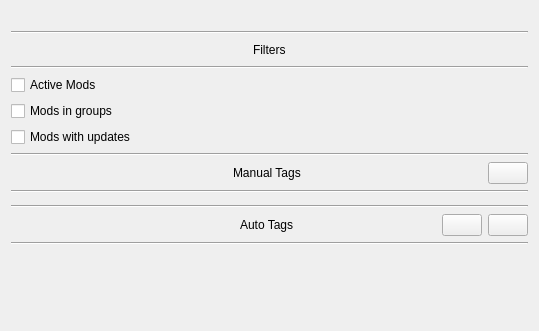
               <widget class="QWidget" name="mod_filter_widget">
                <property name="geometry">
                 <rect>
                  <x>0</x>
                  <y>0</y>
                  <width>539</width>
                  <height>331</height>
                 </rect>
                </property>
                <layout class="QVBoxLayout" name="verticalLayout_6">
                 <item>
                  <widget class="QLabel" name="mod_list_row_count_label">
                   <property name="text">
                    <string/>
                   </property>
                  </widget>
                 </item>
                 <item>
                  <widget class="Line" name="line_9">
                   <property name="orientation">
                    <enum>Qt::Orientation::Horizontal</enum>
                   </property>
                  </widget>
                 </item>
                 <item>
                  <layout class="QHBoxLayout" name="horizontalLayout_14">
                   <item>
                    <spacer name="horizontalSpacer_23">
                     <property name="orientation">
                      <enum>Qt::Orientation::Horizontal</enum>
                     </property>
                     <property name="sizeHint" stdset="0">
                      <size>
                       <width>40</width>
                       <height>20</height>
                      </size>
                     </property>
                    </spacer>
                   </item>
                   <item>
                    <widget class="QLabel" name="label_16">
                     <property name="font">
                      <font>
                       <bold>false</bold>
                      </font>
                     </property>
                     <property name="text">
                      <string>Filters</string>
                     </property>
                    </widget>
                   </item>
                   <item>
                    <spacer name="horizontalSpacer_24">
                     <property name="orientation">
                      <enum>Qt::Orientation::Horizontal</enum>
                     </property>
                     <property name="sizeHint" stdset="0">
                      <size>
                       <width>40</width>
                       <height>20</height>
                      </size>
                     </property>
                    </spacer>
                   </item>
                  </layout>
                 </item>
                 <item>
                  <widget class="Line" name="line_14">
                   <property name="orientation">
                    <enum>Qt::Orientation::Horizontal</enum>
                   </property>
                  </widget>
                 </item>
                 <item>
                  <widget class="QCheckBox" name="filter_active_mods_cb">
                   <property name="toolTip">
                    <string>Filter for mods with deployers</string>
                   </property>
                   <property name="text">
                    <string>Active Mods</string>
                   </property>
                   <property name="tristate">
                    <bool>true</bool>
                   </property>
                  </widget>
                 </item>
                 <item>
                  <widget class="QCheckBox" name="filter_group_mods_cb">
                   <property name="toolTip">
                    <string>Filter for mods in groups</string>
                   </property>
                   <property name="text">
                    <string>Mods in groups</string>
                   </property>
                   <property name="tristate">
                    <bool>true</bool>
                   </property>
                  </widget>
                 </item>
                 <item>
                  <widget class="QCheckBox" name="filter_mods_with_updates_cb">
                   <property name="toolTip">
                    <string>Filter for mods with available updates on NexusMods</string>
                   </property>
                   <property name="text">
                    <string>Mods with updates</string>
                   </property>
                   <property name="tristate">
                    <bool>true</bool>
                   </property>
                  </widget>
                 </item>
                 <item>
                  <widget class="Line" name="line_15">
                   <property name="orientation">
                    <enum>Qt::Orientation::Horizontal</enum>
                   </property>
                  </widget>
                 </item>
                 <item>
                  <layout class="QHBoxLayout" name="horizontalLayout_15">
                   <item>
                    <spacer name="horizontalSpacer_26">
                     <property name="orientation">
                      <enum>Qt::Orientation::Horizontal</enum>
                     </property>
                     <property name="sizeHint" stdset="0">
                      <size>
                       <width>40</width>
                       <height>20</height>
                      </size>
                     </property>
                    </spacer>
                   </item>
                   <item>
                    <widget class="QLabel" name="label_17">
                     <property name="text">
                      <string>Manual Tags</string>
                     </property>
                    </widget>
                   </item>
                   <item>
                    <layout class="QHBoxLayout" name="horizontalLayout_16">
                     <item>
                      <spacer name="horizontalSpacer_25">
                       <property name="orientation">
                        <enum>Qt::Orientation::Horizontal</enum>
                       </property>
                       <property name="sizeHint" stdset="0">
                        <size>
                         <width>40</width>
                         <height>20</height>
                        </size>
                       </property>
                      </spacer>
                     </item>
                     <item>
                      <widget class="QPushButton" name="edit_manual_tags_button">
                       <property name="toolTip">
                        <string>Edit Manual Tags</string>
                       </property>
                       <property name="text">
                        <string/>
                       </property>
                       <property name="icon">
                        <iconset theme="preferences-other"/>
                       </property>
                      </widget>
                     </item>
                    </layout>
                   </item>
                  </layout>
                 </item>
                 <item>
                  <widget class="Line" name="line_16">
                   <property name="orientation">
                    <enum>Qt::Orientation::Horizontal</enum>
                   </property>
                  </widget>
                 </item>
                 <item>
                  <widget class="QWidget" name="manual_tags_widget" native="true"/>
                 </item>
                 <item>
                  <widget class="Line" name="line_8">
                   <property name="orientation">
                    <enum>Qt::Orientation::Horizontal</enum>
                   </property>
                  </widget>
                 </item>
                 <item>
                  <layout class="QHBoxLayout" name="horizontalLayout_3">
                   <item>
                    <spacer name="horizontalSpacer_9">
                     <property name="orientation">
                      <enum>Qt::Orientation::Horizontal</enum>
                     </property>
                     <property name="sizeHint" stdset="0">
                      <size>
                       <width>40</width>
                       <height>20</height>
                      </size>
                     </property>
                    </spacer>
                   </item>
                   <item>
                    <widget class="QLabel" name="label_9">
                     <property name="text">
                      <string>Auto Tags</string>
                     </property>
                    </widget>
                   </item>
                   <item>
                    <layout class="QHBoxLayout" name="horizontalLayout_4">
                     <item>
                      <spacer name="horizontalSpacer_10">
                       <property name="orientation">
                        <enum>Qt::Orientation::Horizontal</enum>
                       </property>
                       <property name="sizeHint" stdset="0">
                        <size>
                         <width>40</width>
                         <height>20</height>
                        </size>
                       </property>
                      </spacer>
                     </item>
                     <item>
                      <widget class="QPushButton" name="update_auto_tags_button">
                       <property name="toolTip">
                        <string>Reapply Auto Tags</string>
                       </property>
                       <property name="text">
                        <string/>
                       </property>
                       <property name="icon">
                        <iconset theme="view-refresh"/>
                       </property>
                      </widget>
                     </item>
                     <item>
                      <widget class="QPushButton" name="edit_auto_tags_button">
                       <property name="toolTip">
                        <string>Edit Auto Tags</string>
                       </property>
                       <property name="text">
                        <string/>
                       </property>
                       <property name="icon">
                        <iconset theme="preferences-other"/>
                       </property>
                      </widget>
                     </item>
                    </layout>
                   </item>
                  </layout>
                 </item>
                 <item>
                  <widget class="Line" name="line_7">
                   <property name="orientation">
                    <enum>Qt::Orientation::Horizontal</enum>
                   </property>
                  </widget>
                 </item>
                 <item>
                  <widget class="QWidget" name="auto_tags_widget" native="true"/>
                 </item>
                 <item>
                  <spacer name="verticalSpacer_2">
                   <property name="orientation">
                    <enum>Qt::Orientation::Vertical</enum>
                   </property>
                   <property name="sizeHint" stdset="0">
                    <size>
                     <width>20</width>
                     <height>40</height>
                    </size>
                   </property>
                  </spacer>
                 </item>
                </layout>
               </widget>
